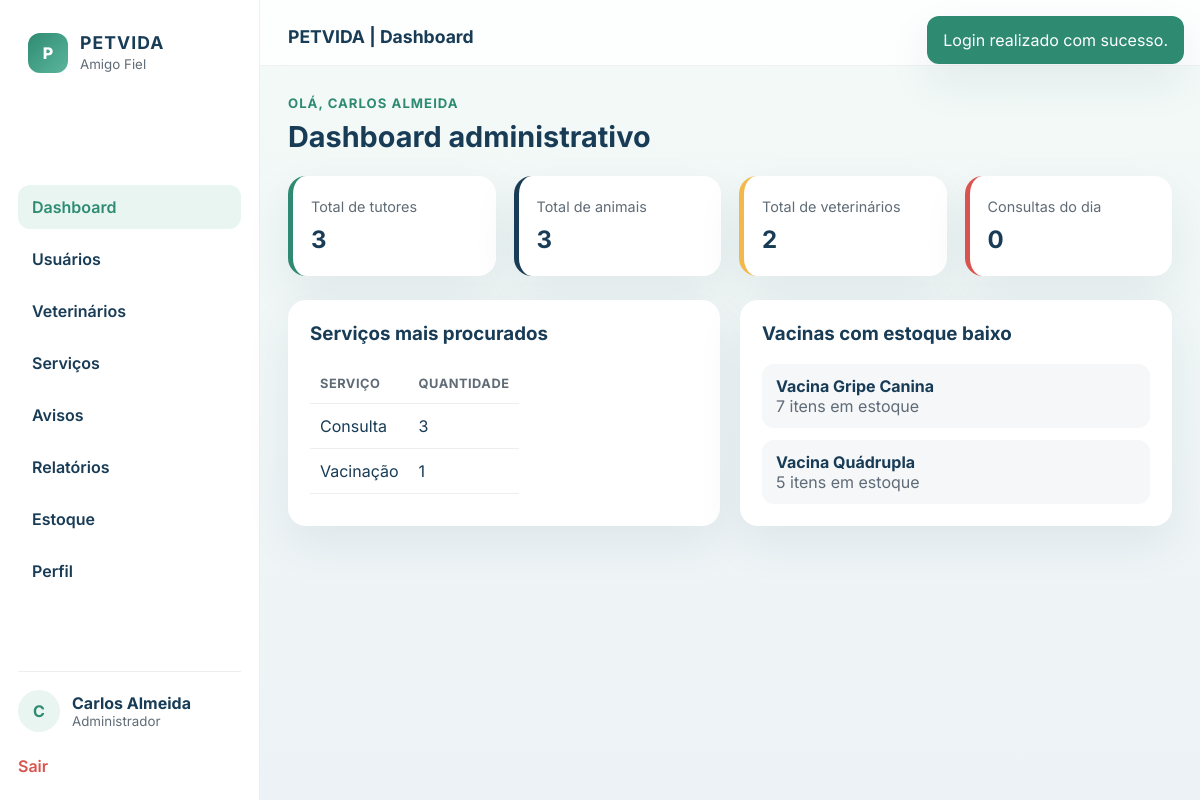
The page /index.php?page=dashboard (signed in) on the database its author committed.
### tables this page shows
CREATE TABLE users (
            id INTEGER PRIMARY KEY AUTOINCREMENT,
            name TEXT NOT NULL,
            email TEXT NOT NULL UNIQUE,
            password TEXT NOT NULL,
            phone TEXT,
            role TEXT NOT NULL,
            created_at TEXT DEFAULT CURRENT_TIMESTAMP
        );

CREATE TABLE vacinas (
            id INTEGER PRIMARY KEY AUTOINCREMENT,
            nome TEXT NOT NULL,
            quantidade INTEGER NOT NULL,
            estoque_minimo INTEGER NOT NULL
        );

### pages/admin.php (the view, shortened to what this page needs)
<?php
$db = dbConnect();
$user = currentUser();
$page = $_GET['page'] ?? 'dashboard';
$users = $db->query('SELECT * FROM users ORDER BY id DESC')->fetchAll();
$vacinas = $db->query('SELECT * FROM vacinas ORDER BY nome')->fetchAll();
switch ($page) {
    case 'dashboard':
    default:
        $stats = [
            ['label' => 'Total de tutores', 'value' => (int) $db->query("SELECT COUNT(*) FROM users WHERE role = 'tutor'")->fetchColumn(), 'color' => 'green'],
            ['label' => 'Total de animais', 'value' => (int) $db->query('SELECT COUNT(*) FROM animais')->fetchColumn(), 'color' => 'blue'],
            ['label' => 'Total de veterinários', 'value' => (int) $db->query('SELECT COUNT(*) FROM veterinarios')->fetchColumn(), 'color' => 'yellow'],
            ['label' => 'Consultas do dia', 'value' => (int) $db->query("SELECT COUNT(*) FROM agendamentos WHERE data = date('now')")->fetchColumn(), 'color' => 'red'],
        ];
        $html = '<section class="page-header"><div><span class="eyebrow">Olá, ' . htmlspecialchars($user['name']) . '</span><h1>Dashboard administrativo</h1></div></section>';
        $html .= '<div class="stats-grid">';
        foreach ($stats as $card) {
            $html .= '<div class="stat-card ' . $card['color'] . '"><span>' . htmlspecialchars($card['label']) . '</span><strong>' . htmlspecialchars($card['value']) . '</strong></div>';
        }
        $html .= '</div>';
        $html .= '<div class="content-grid two-columns"><div class="card"><h3>Serviços mais procurados</h3><table class="data-table"><thead><tr><th>Serviço</th><th>Quantidade</th></tr></thead><tbody>';
        $serviceRows = $db->query('SELECT s.nome, COUNT(a.id) AS total FROM agendamentos a JOIN servicos s ON s.id = a.servico_id GROUP BY s.id ORDER BY total DESC LIMIT 5')->fetchAll();
        foreach ($serviceRows as $row) {
            $html .= '<tr><td>' . htmlspecialchars($row['nome']) . '</td><td>' . (int) $row['total'] . '</td></tr>';
        }
        $html .= '</tbody></table></div><div class="card"><h3>Vacinas com estoque baixo</h3><ul class="list-stack">';
        foreach ($vacinas as $vacina) {
            if ($vacina['quantidade'] <= $vacina['estoque_minimo']) {
                $html .= '<li><strong>' . htmlspecialchars($vacina['nome']) . '</strong><p>' . (int) $vacina['quantidade'] . ' itens em estoque</p></li>';
            }
        }
        $html .= '</ul></div></div>';
        renderLayout('PETVIDA | Dashboard', $html, 'admin');
        break;
}

### index.php (shortened to what this page needs)
<?php
$user = currentUser();
switch ($user['role']) {
    case 'admin':
        require __DIR__ . '/pages/admin.php';
        break;
}

### includes/functions.php (shortened to what this page needs)
<?php
function currentUser()
{
    return $_SESSION['user'] ?? null;
}
function roleLabel(string $role): string
{
    $labels = [
        'tutor' => 'Tutor',
        'veterinario' => 'Veterinário',
        'admin' => 'Administrador',
    ];
    return $labels[$role] ?? ucfirst($role);
}
function getFlash(): ?array
{
    $flash = $_SESSION['flash'] ?? null;
    return $flash;
}
function getRoleMenu(string $role): array
{
    $menu = [
        'tutor' => [
            ['label' => 'Dashboard', 'page' => 'dashboard'],
            ['label' => 'Meus Animais', 'page' => 'animals'],
            ['label' => 'Agendamentos', 'page' => 'appointments'],
            ['label' => 'Carteira de Vacinação', 'page' => 'vaccination'],
            ['label' => 'Avisos', 'page' => 'notices'],
            ['label' => 'Perfil', 'page' => 'profile'],
        ],
        'veterinario' => [
            ['label' => 'Dashboard', 'page' => 'dashboard'],
            ['label' => 'Minha Agenda', 'page' => 'agenda'],
            ['label' => 'Prontuários', 'page' => 'records'],
            ['label' => 'Vacinas', 'page' => 'vaccines'],
            ['label' => 'Prescrições', 'page' => 'prescriptions'],
            ['label' => 'Perfil', 'page' => 'profile'],
        ],
        'admin' => [
            ['label' => 'Dashboard', 'page' => 'dashboard'],
            ['label' => 'Usuários', 'page' => 'users'],
            ['label' => 'Veterinários', 'page' => 'vets'],
            ['label' => 'Serviços', 'page' => 'services'],
            ['label' => 'Avisos', 'page' => 'notices'],
            ['label' => 'Relatórios', 'page' => 'reports'],
            ['label' => 'Estoque', 'page' => 'stock'],
            ['label' => 'Perfil', 'page' => 'profile'],
        ],
    ];
    return $menu[$role] ?? [];
}
function renderLayout(string $title, string $html, ?string $role = null, bool $showSidebar = true): void
{
    $user = currentUser();
    $menu = $role ? getRoleMenu($role) : [];
    $flash = getFlash();
    echo '<!DOCTYPE html>';
    echo '<html lang="pt-BR">';
    echo '<head>';
    echo '  <link rel="stylesheet" href="' . APP_URL . '/assets/css/styles.css">';
    echo '</head>';
    echo '<body>';
    if ($flash) {
        echo '<div class="flash ' . htmlspecialchars($flash['type']) . '">' . htmlspecialchars($flash['message']) . '</div>';
    }
    echo '<div class="app-shell">';
    if ($showSidebar && $role) {
        echo '<aside class="sidebar">';
        echo '  <div class="brand-box">';
        echo '    <div class="brand-mark">P</div>';
        echo '    <div><strong>PETVIDA</strong><small>Amigo Fiel</small></div>';
        echo '  </div>';
        echo '  <nav class="sidebar-nav">';
        foreach ($menu as $item) {
            $activeClass = ($_GET['page'] ?? 'dashboard') === $item['page'] ? 'active' : '';
            echo '    <a class="nav-item ' . $activeClass . '" href="' . APP_URL . '/index.php?page=' . urlencode($item['page']) . '">' . htmlspecialchars($item['label']) . '</a>';
        }
        echo '  </nav>';
        echo '  <div class="sidebar-footer">';
        echo '    <a href="' . APP_URL . '/index.php?page=profile" class="user-mini">';
        echo '      <div class="avatar-circle">' . strtoupper(substr($user['name'] ?? 'U', 0, 1)) . '</div>';
        echo '      <div>';
        echo '        <strong>' . htmlspecialchars($user['name'] ?? 'Usuário') . '</strong>';
        echo '        <small>' . htmlspecialchars(roleLabel($user['role'] ?? '')) . '</small>';
        echo '      </div>';
        echo '    </a>';
        echo '    <a href="' . APP_URL . '/index.php?page=logout" class="sidebar-logout">Sair</a>';
        echo '  </div>';
        echo '</aside>';
    }
    echo '<div class="main-panel">';
    if ($showSidebar && $role) {
        echo '<header class="topbar"><button class="mobile-menu" type="button">☰</button><div class="topbar-title">' . htmlspecialchars($title) . '</div><div class="topbar-actions"><span class="badge-soft">' . htmlspecialchars(roleLabel($user['role'] ?? '')) . '</span><span class="icon-dot"></span></div></header>';
    } else {
        echo '<header class="topbar public-topbar"><div class="brand-inline"><div class="brand-mark">P</div><div><strong>PETVIDA</strong><small>Clínica Veterinária Amigo Fiel</small></div></div></header>';
    }
    echo '<main class="page-content">';
    echo $html;
    echo '</main>';
    echo '</div>';
    echo '</div>';
    echo '</body>';
    echo '</html>';
}

### rows shown on the page
users: name "C", name "Carlos Almeida", role "Administrador", name "CARLOS ALMEIDA"
vacinas: nome "Vacina Gripe Canina", quantidade "7"
vacinas: nome "Vacina Quádrupla", quantidade "5"

### other values the page prints
$flash['message'] "Login realizado com sucesso."
$item['label'] "Dashboard"
$item['label'] "Usuários"
$item['label'] "Veterinários"
$item['label'] "Serviços"
$item['label'] "Avisos"
$item['label'] "Relatórios"
$item['label'] "Estoque"
$item['label'] "Perfil"
$title "PETVIDA | Dashboard"
$card['label'] "Total de tutores"
$card['value'] "3"
$card['label'] "Total de animais"
$card['label'] "Total de veterinários"
$card['value'] "2"
